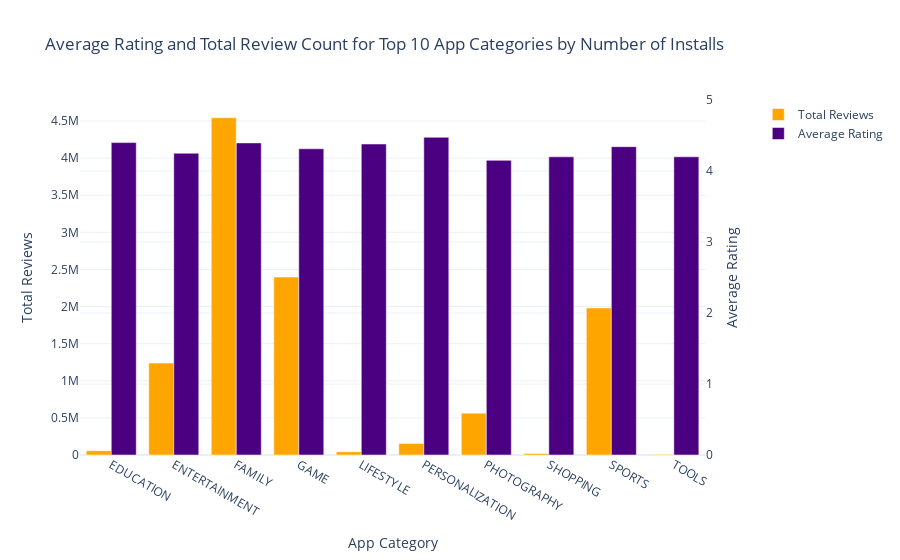

The notebook cell saved with this chart:
### Code cell
# Plotting Grouped Bar Chart with Secondary Y-Axis using Plotly
fig = make_subplots(specs=[[{"secondary_y": True}]])

# Add bars for total review count
fig.add_trace(
    go.Bar(name='Total Reviews', x=category_metrics['Category'], y=category_metrics['Reviews'], marker_color='orange', width=0.4, offsetgroup=1),
    secondary_y=False,
)

# Add bars for average rating
fig.add_trace(
    go.Bar(name='Average Rating', x=category_metrics['Category'], y=category_metrics['Rating'], marker_color='indigo', width=0.4, offsetgroup=2),
    secondary_y=True,
)

# Set titles and labels
fig.update_layout(
    title_text='Average Rating and Total Review Count for Top 10 App Categories by Number of Installs',
    xaxis_title='App Category',
    template='plotly_white',
    barmode='group'
)

fig.update_yaxes(title_text='Total Reviews', secondary_y=False) # Set title for primary y-axis
fig.update_yaxes(title_text='Average Rating', secondary_y=True, range=[0, 5]) # Set range for secondary y-axis

fig.show()

### Figure 1 — Plotly figure (JSON) as saved in the notebook; plotly's stock layout.template omitted (floating-point values rounded to 4 significant figures)
{"data": [{"marker": {"color": "orange"}, "name": "Total Reviews", "offsetgroup": "1", "type": "bar", "width": 0.4, "x": ["EDUCATION", "ENTERTAINMENT", "FAMILY", "GAME", "LIFESTYLE", "PERSONALIZATION", "PHOTOGRAPHY", "SHOPPING", "SPORTS", "TOOLS"], "xaxis": "x", "y": [57640.0, 1239000.0, 4545000.0, 2398000.0, 42810.0, 156000.0, 563700.0, 19950.0, 1982000.0, 8010.0], "yaxis": "y"}, {"marker": {"color": "indigo"}, "name": "Average Rating", "offsetgroup": "2", "type": "bar", "width": 0.4, "x": ["EDUCATION", "ENTERTAINMENT", "FAMILY", "GAME", "LIFESTYLE", "PERSONALIZATION", "PHOTOGRAPHY", "SHOPPING", "SPORTS", "TOOLS"], "xaxis": "x", "y": [4.4, 4.25, 4.395, 4.313, 4.38, 4.475, 4.15, 4.2, 4.343, 4.2], "yaxis": "y2"}], "layout": {"barmode": "group", "title": {"text": "Average Rating and Total Review Count for Top 10 App Categories by Number of Installs"}, "xaxis": {"anchor": "y", "domain": [0, 0.94], "title": {"text": "App Category"}}, "yaxis": {"anchor": "x", "domain": [0, 1], "title": {"text": "Total Reviews"}}, "yaxis2": {"anchor": "x", "overlaying": "y", "range": [0, 5], "side": "right", "title": {"text": "Average Rating"}}}}
